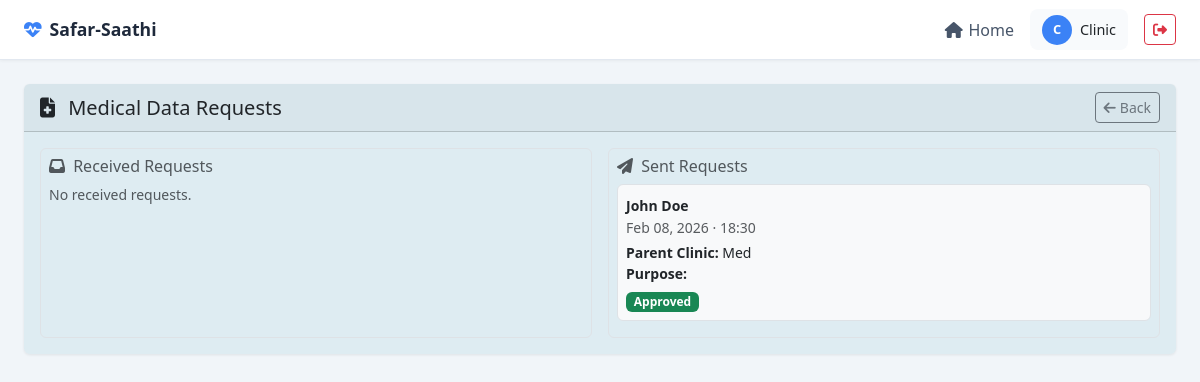
/clinic/medical_data_requests/ (signed in), run on the app's committed database.
### patient/models.py (models this page shows, shortened)
class MedicalDataRequest(models.Model):
    STATUS_CHOICES = [
        ('pending', 'Pending'),
        ('approved', 'Approved'),
        ('denied', 'Denied'),
        ('expired', 'Expired'),
    ]
    requesting_clinic = models.ForeignKey('clinic.ClinicProfile', on_delete=models.CASCADE, related_name='medical_data_requests')
    patient = models.ForeignKey(PatientProfile, on_delete=models.CASCADE)
    parent_clinic = models.ForeignKey('clinic.ClinicProfile', on_delete=models.CASCADE, related_name='medical_data_requests_parent')
    request_reason = models.TextField()
    requested_data_types = models.JSONField(default=list, help_text="List of data types requested")
    access_duration = models.CharField(max_length=20, choices=[
        ('one_time', 'One-time Access'),
        ('temporary', 'Temporary Access'),
        ('permanent', 'Permanent Access'),
    ], default='one_time')
    status = models.CharField(max_length=20, choices=STATUS_CHOICES, default='pending')
    approved_by = models.ForeignKey(User, on_delete=models.SET_NULL, null=True, blank=True)
    approval_date = models.DateTimeField(null=True, blank=True)
    access_granted_until = models.DateTimeField(null=True, blank=True)
    notes = models.TextField(blank=True)
    created_at = models.DateTimeField(default=timezone.now)
    class Meta:
        ordering = ['-created_at']

class PatientProfile(models.Model):
    user = models.OneToOneField(User, on_delete=models.CASCADE)
    date_of_birth = models.DateField()
    phone_number = models.CharField(max_length=15)
    address = models.TextField()
    current_location = models.CharField(max_length=100)  # City/State
    latitude = models.FloatField(null=True, blank=True)
    longitude = models.FloatField(null=True, blank=True)
    current_clinic = models.ForeignKey(
        'clinic.ClinicProfile', on_delete=models.SET_NULL, null=True, blank=True)
    consent_given = models.BooleanField(default=False)
    is_active = models.BooleanField(default=True, help_text="Whether this patient profile is active")
    created_at = models.DateTimeField(default=timezone.now)

### clinic/models.py (models this page shows, shortened)
class ClinicProfile(models.Model):
    user = models.OneToOneField(User, on_delete=models.CASCADE)
    name = models.CharField(max_length=200)
    address = models.TextField()
    phone_number = models.CharField(max_length=15)
    location = models.CharField(max_length=100)  # City/State
    latitude = models.FloatField(null=True, blank=True)
    longitude = models.FloatField(null=True, blank=True)
    diseases_treated = models.ManyToManyField(Disease, blank=True, help_text="Diseases treated by this clinic")
    is_approved = models.BooleanField(default=False)
    is_active = models.BooleanField(default=True, help_text="Whether this clinic is active")
    created_at = models.DateTimeField(default=timezone.now)

### clinic/views.py (the view)
# urls.py: path('medical_data_requests/', views.medical_data_requests, name='medical_data_requests'),
@login_required
@user_passes_test(is_clinic)
def medical_data_requests(request):
    clinic = request.user.clinicprofile
    received_requests = MedicalDataRequest.objects.filter(parent_clinic=clinic).order_by('-created_at')
    sent_requests = MedicalDataRequest.objects.filter(requesting_clinic=clinic).order_by('-created_at')
    logger.info(f"Medical data requests - Received: {received_requests.count()}, Sent: {sent_requests.count()}")
    context = {
        'received_requests': received_requests,
        'sent_requests': sent_requests,
    }
    return render(request, 'clinic/medical_data_requests.html', context)

### clinic/views.py (called while the page is built)
def is_clinic(user):
    return user.groups.filter(name='Clinic').exists() and hasattr(user, 'clinicprofile')

### clinic/templates/clinic/medical_data_requests.html (shortened to what this page needs)
{% extends 'base.html' %}
{% block content %}
<div class="card">
  <div class="card-header py-2 d-flex justify-content-between align-items-center">
    <h5 class="mb-0">
      <i class="fas fa-file-medical me-2"></i>
      Medical Data Requests
    </h5>
    <a href="{% url 'clinic:clinic_dashboard' %}" class="btn btn-outline-secondary btn-sm">
      <i class="fas fa-arrow-left me-1"></i>Back
    </a>
  </div>
  <div class="card-body">
    <div class="row g-3">
      <div class="col-md-6">
        <div class="border rounded p-2 h-100">
          <h6 class="mb-2 text-muted">
            <i class="fas fa-inbox me-1"></i>
            Received Requests
          </h6>
          {% for request in received_requests %}
          <div class="border rounded p-2 mb-2 bg-light">
            <strong class="small">
              {% firstof request.patient.user.get_full_name request.patient.user.username %}
            </strong>
            <div class="small text-muted mb-1">
              {{ request.created_at|date:"M d, Y · H:i" }}
            </div>
            <div class="small">
              <strong>Clinic:</strong> {{ request.requesting_clinic.name }}
            </div>
            <div class="small mb-1">
              <strong>Purpose:</strong> {{ request.purpose }}
            </div>
            <span class="badge bg-{% if request.status == 'approved' %}success
              {% elif request.status == 'pending' %}warning
              {% elif request.status == 'denied' %}danger
              {% else %}secondary{% endif %}">
              {{ request.status|title }}
            </span>
            {% if request.status == 'pending' %}
            <div class="mt-2 d-flex gap-2">
              <form method="post" action="{% url 'clinic:approve_data_request' request.id %}">
                {% csrf_token %}
                <button type="submit" class="btn btn-sm btn-success">
                  <i class="fas fa-check me-1"></i>Approve
                </button>
              </form>
              <form method="post" action="{% url 'clinic:deny_data_request' request.id %}">
                {% csrf_token %}
                <button type="submit" class="btn btn-sm btn-danger">
                  <i class="fas fa-times me-1"></i>Deny
                </button>
              </form>
            </div>
            {% endif %}
          </div>
          {% empty %}
          <p class="text-muted small mb-0">No received requests.</p>
          {% endfor %}
        </div>
      </div>
      <div class="col-md-6">
        <div class="border rounded p-2 h-100">
          <h6 class="mb-2 text-muted">
            <i class="fas fa-paper-plane me-1"></i>
            Sent Requests
          </h6>
          {% for request in sent_requests %}
          <div class="border rounded p-2 mb-2 bg-light">
            <strong class="small">
              {% firstof request.patient.user.get_full_name request.patient.user.username %}
            </strong>
            <div class="small text-muted mb-1">
              {{ request.created_at|date:"M d, Y · H:i" }}
            </div>
            <div class="small">
              <strong>Parent Clinic:</strong> {{ request.parent_clinic.name }}
            </div>
            <div class="small mb-1">
              <strong>Purpose:</strong> {{ request.purpose }}
            </div>
            <span class="badge bg-{% if request.status == 'approved' %}success
              {% elif request.status == 'pending' %}warning
              {% elif request.status == 'denied' %}danger
              {% else %}secondary{% endif %}">
              {{ request.status|title }}
            </span>
          </div>
          {% empty %}
          <p class="text-muted small mb-0">No sent requests.</p>
          {% endfor %}
        </div>
      </div>
    </div>
  </div>
</div>
{% endblock %}

### templates/base.html (shortened to what this page needs)
<!doctype html>
<html lang="en">
<head>
    <link href="https://cdn.jsdelivr.net/npm/bootstrap@5.3.0/dist/css/bootstrap.min.css" rel="stylesheet"/>
    <link href="https://cdnjs.cloudflare.com/ajax/libs/font-awesome/6.4.0/css/all.min.css" rel="stylesheet"/>
</head>
<body>
<nav class="top-navbar">
    <a href="{% url 'home' %}" class="navbar-brand">
        <i class="fas fa-heartbeat"></i>
        Safar-Saathi
    </a>
    <div class="navbar-links">
        <a href="{% url 'home' %}">
            <i class="fas fa-home"></i> Home
        </a>
        {% if user.is_authenticated %}
            <div class="user-info">
                <div class="user-avatar">
                    {{ user.username|slice:":1"|upper }}
                </div>
                <span>{{ user.username }}</span>
            </div>
            <form method="post" action="{% url 'logout' %}" class="d-inline">
                <button type="submit"
                        class="btn btn-outline-danger btn-sm"
                        title="Logout">
                    <i class="fas fa-sign-out-alt"></i>
                </button>
            </form>
        {% endif %}
    </div>
</nav>
<main class="content-wrapper">
    {% block content %}{% endblock %}
</main>
</body>
</html>

### templates/base.html (style rules this page uses)
:root { --topbar-height: 60px; --primary-color: #3b82f6; }
body { font-family: "Segoe UI", Tahoma, Geneva, Verdana, sans-serif; background: #f1f5f9; min-height: 100vh; }
.top-navbar { height: var(--topbar-height); background: #ffffff; border-bottom: 1px solid #e2e8f0; display: flex; align-items: center; justify-content: space-between; padding: 0 1.5rem; position: sticky; top: 0; z-index: 1030; box-shadow: 0 1px 3px rgba(0,0,0,0.05); }
.navbar-brand { font-weight: 700; color: #1e293b; text-decoration: none; display: flex; align-items: center; gap: .5rem; font-size: 1.1rem; }
.navbar-brand i { color: var(--primary-color); }
.navbar-links { display: flex; align-items: center; gap: 1rem; }
.navbar-links a { text-decoration: none; color: #475569; font-weight: 500; display: flex; align-items: center; gap: .35rem; }
.user-info { display: flex; align-items: center; gap: .5rem; background: #f8fafc; padding: .35rem .75rem; border-radius: .5rem; font-size: .9rem; }
.user-avatar { width: 30px; height: 30px; border-radius: 50%; background: var(--primary-color); color: #fff; display: flex; align-items: center; justify-content: center; font-weight: 600; font-size: .8rem; }
.content-wrapper { padding: 1.5rem; max-width: 1200px; margin: auto; }
.card { border: none; box-shadow: 0 1px 3px rgba(0,0,0,0.08); transition: all .2s; background-color: rgba(185, 218, 229, 0.342) }

### data on the page
MedicalDataRequest: patient.last_name "John Doe", created_at "Feb 08, 2026 · 18:30", parent_clinic.name "Med", status "Approved"

### other printed values
{{ user.username|slice:":1"|upper }} "C"
{{ user.username }} "Clinic"
